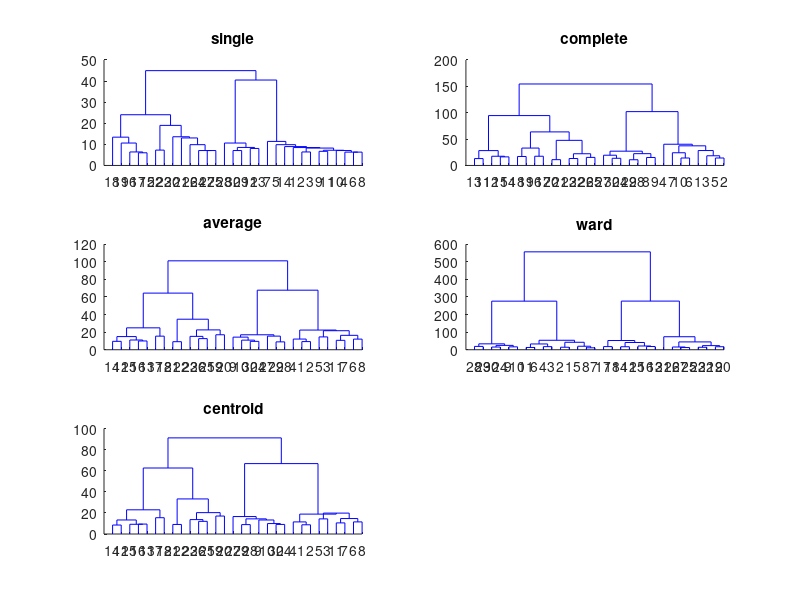

This chart was generated by the following MATLAB code:
a = [4,   53;
    5     63;
    10    59;
    9      77;
    13     49;
    13     69;
    12     88;
    15     75;
    18     61;
    19     65;
    22     74;
    27     72;
    28     76;
    24     58;
    27     55;
    28     60;
    30     52;
    72     31;
    64     30;
    31     60;
    32     61;
    36     72;
    28     147;
    32     149;
    35      153;
    33     154;
    38      151;
    41       150;
    38       145;
    38       143;
    32       143;
    34        141;
    44        156;
    44        149;
    44         143;
    46         142;
    61         25;
    76         27;
    47         149;
    49          152;
    50         142;
    53         144;
    52         152;
    55         155;
    54         124;
    60         136;
    63          139;
    86         132;
    85         115;
    85         96;
    78         94;
    74         96;
    97        122;
    98         116;
    98         124;
    64         20;
    69         21;
    99         119;
    99         128;
    101        115;
    108        111;
    110        111;
    108        116;
    111        126;
    115        117;
    117        115;
    70          4;
    77          12;
    83          21;
    61          15;
    69          15;
    78          16;
    66          18;
    58          13;
    66          23];


treefigure1=linkage(a,   'single');
treefigure2=linkage(a,   'complete');
treefigure3=linkage(a,   'average');
treefigure4=linkage(a,   'ward');
treefigure5=linkage(a,   'centroid');

subplot(3,2,1)
dendrogram(treefigure1);
title('single');

subplot(3,2,2)
dendrogram(treefigure2);
title('complete');

subplot(3,2,3)
dendrogram(treefigure3);
title('average');

subplot(3,2,4)
dendrogram(treefigure4);
title('ward');

subplot(3,2,5)
dendrogram(treefigure5);
title('centroid');
